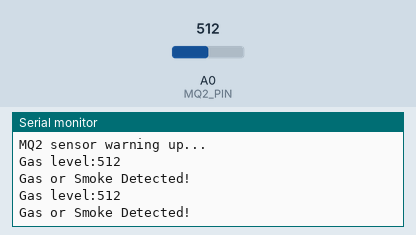
Simulated run of this sketch. Board: Arduino Uno, built with avr-gcc and run on an emulated ATmega328P. Shown: the last lines printed to the serial monitor. The test bench sets the inputs (shaded band); at power-on: A0 (MQ2_PIN) = 512.

Above: at 1.8 s.
1.9 s: A0 (MQ2_PIN) set to 716
At 2.4 s:
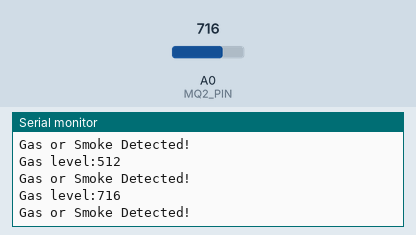
3.4 s: A0 (MQ2_PIN) set to 900
At 4.8 s:
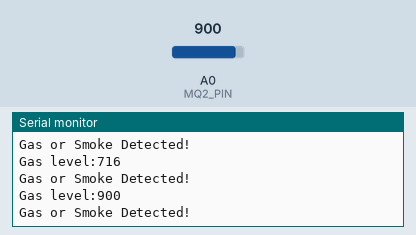
Timing chart, 0 to 6.4 s (numbered marks = the images above; inputs shaded):
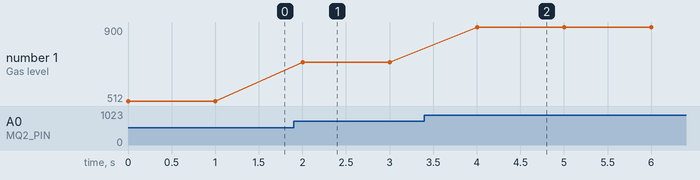

Measured:
- after the input at 1.9 s, the serial monitor: prints a new line after 0.10 s (image 1)
- after the input at 3.4 s, the serial monitor: prints a new line after 0.60 s (image 2)
- plotted number 1: 512 → 716 after the input at 1.9 s, 716 → 900 after the input at 3.4 s

The sketch:

mq2.ino
```cpp
#define MQ2_PIN A0

void setup() {
  // put your setup code here, to run once:
  Serial.begin(115200);
  pinMode(MQ2_PIN,INPUT);
  Serial.println("MQ2 sensor warning up...");
}

void loop() {
  // put your main code here, to run repeatedly:
  int sensorValue = analogRead(MQ2_PIN);
  Serial.print("Gas level:");
  Serial.println(sensorValue);
  if (sensorValue > 300)
  {
    Serial.println("Gas or Smoke Detected!");
  }

  delay(1000);
}


  
```
